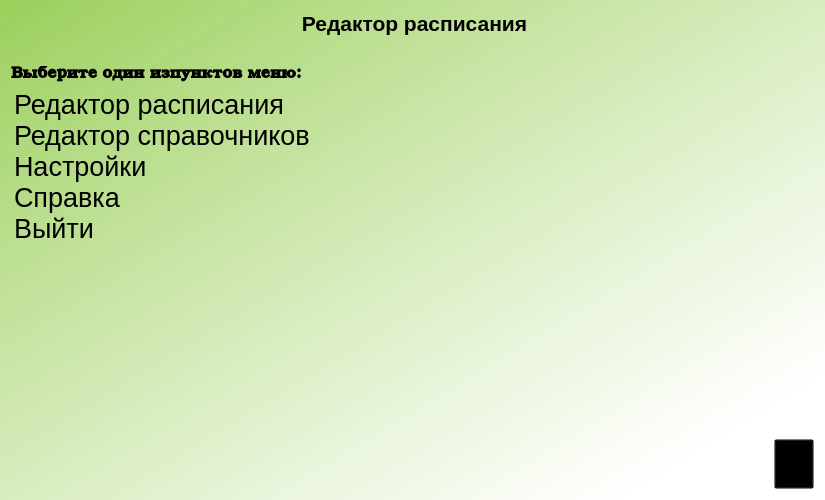
<?xml version="1.0" encoding="UTF-8"?>
<ui version="4.0">
 <class>MainWindow</class>
 <widget class="QDialog" name="MainWindow">
  <property name="enabled">
   <bool>true</bool>
  </property>
  <property name="geometry">
   <rect>
    <x>0</x>
    <y>0</y>
    <width>825</width>
    <height>500</height>
   </rect>
  </property>
  <property name="minimumSize">
   <size>
    <width>825</width>
    <height>500</height>
   </size>
  </property>
  <property name="maximumSize">
   <size>
    <width>15000</width>
    <height>15000</height>
   </size>
  </property>
  <property name="windowTitle">
   <string>Редактор расписания</string>
  </property>
  <property name="autoFillBackground">
   <bool>false</bool>
  </property>
  <property name="styleSheet">
   <string notr="true">background-color:qlineargradient(spread:pad, x1:0.933, y1:0.926136, x2:0, y2:0, stop:0.0571429 rgba(255, 255, 255, 255), stop:1 rgba(150, 205, 83, 202));</string>
  </property>
  <layout class="QGridLayout" name="gridLayout">
   <item row="3" column="0" rowspan="2">
    <widget class="QListWidget" name="FunctionsLW">
     <property name="sizePolicy">
      <sizepolicy hsizetype="Expanding" vsizetype="Expanding">
       <horstretch>1</horstretch>
       <verstretch>1</verstretch>
      </sizepolicy>
     </property>
     <property name="minimumSize">
      <size>
       <width>410</width>
       <height>400</height>
      </size>
     </property>
     <property name="maximumSize">
      <size>
       <width>1000</width>
       <height>800</height>
      </size>
     </property>
     <property name="styleSheet">
      <string notr="true">background:transparent;</string>
     </property>
     <property name="frameShape">
      <enum>QFrame::NoFrame</enum>
     </property>
     <property name="verticalScrollBarPolicy">
      <enum>Qt::ScrollBarAlwaysOff</enum>
     </property>
     <property name="horizontalScrollBarPolicy">
      <enum>Qt::ScrollBarAlwaysOff</enum>
     </property>
     <property name="iconSize">
      <size>
       <width>40</width>
       <height>40</height>
      </size>
     </property>
     <property name="spacing">
      <number>10</number>
     </property>
     <item>
      <property name="text">
       <string>Редактор расписания</string>
      </property>
      <property name="font">
       <font>
        <pointsize>20</pointsize>
       </font>
      </property>
      <property name="icon">
       <iconset resource="ImageResourses.qrc">
        <normaloff>:/images/Edit.png</normaloff>:/images/Edit.png</iconset>
      </property>
      <property name="flags">
       <set>ItemIsSelectable|ItemIsUserCheckable|ItemIsEnabled</set>
      </property>
     </item>
     <item>
      <property name="text">
       <string>Редактор справочников</string>
      </property>
      <property name="font">
       <font>
        <pointsize>20</pointsize>
       </font>
      </property>
      <property name="icon">
       <iconset resource="ImageResourses.qrc">
        <normaloff>:/images/dictionary.png</normaloff>:/images/dictionary.png</iconset>
      </property>
     </item>
     <item>
      <property name="text">
       <string>Настройки</string>
      </property>
      <property name="font">
       <font>
        <pointsize>20</pointsize>
       </font>
      </property>
      <property name="icon">
       <iconset resource="ImageResourses.qrc">
        <normaloff>:/images/settings.png</normaloff>:/images/settings.png</iconset>
      </property>
     </item>
     <item>
      <property name="text">
       <string>Справка</string>
      </property>
      <property name="font">
       <font>
        <pointsize>20</pointsize>
       </font>
      </property>
      <property name="icon">
       <iconset resource="ImageResourses.qrc">
        <normaloff>:/images/information.png</normaloff>:/images/information.png</iconset>
      </property>
      <property name="flags">
       <set>ItemIsSelectable|ItemIsUserCheckable|ItemIsEnabled</set>
      </property>
     </item>
     <item>
      <property name="text">
       <string>Выйти</string>
      </property>
      <property name="font">
       <font>
        <pointsize>20</pointsize>
       </font>
      </property>
      <property name="icon">
       <iconset resource="ImageResourses.qrc">
        <normaloff>:/images/exit.png</normaloff>:/images/exit.png</iconset>
      </property>
      <property name="flags">
       <set>ItemIsSelectable|ItemIsUserCheckable|ItemIsEnabled</set>
      </property>
     </item>
    </widget>
   </item>
   <item row="2" column="1" rowspan="2">
    <widget class="QLabel" name="Description_l">
     <property name="sizePolicy">
      <sizepolicy hsizetype="Preferred" vsizetype="Fixed">
       <horstretch>0</horstretch>
       <verstretch>0</verstretch>
      </sizepolicy>
     </property>
     <property name="minimumSize">
      <size>
       <width>400</width>
       <height>300</height>
      </size>
     </property>
     <property name="maximumSize">
      <size>
       <width>15000</width>
       <height>300</height>
      </size>
     </property>
     <property name="font">
      <font>
       <family>Comic Sans MS</family>
       <pointsize>12</pointsize>
       <weight>50</weight>
       <bold>false</bold>
      </font>
     </property>
     <property name="styleSheet">
      <string notr="true">background:transparent;</string>
     </property>
     <property name="text">
      <string/>
     </property>
     <property name="wordWrap">
      <bool>true</bool>
     </property>
    </widget>
   </item>
   <item row="1" column="0">
    <spacer name="verticalSpacer">
     <property name="orientation">
      <enum>Qt::Vertical</enum>
     </property>
     <property name="sizeHint" stdset="0">
      <size>
       <width>20</width>
       <height>40</height>
      </size>
     </property>
    </spacer>
   </item>
   <item row="0" column="0" colspan="2">
    <widget class="QLabel" name="MainInscription_l">
     <property name="sizePolicy">
      <sizepolicy hsizetype="Minimum" vsizetype="Minimum">
       <horstretch>0</horstretch>
       <verstretch>0</verstretch>
      </sizepolicy>
     </property>
     <property name="minimumSize">
      <size>
       <width>807</width>
       <height>0</height>
      </size>
     </property>
     <property name="font">
      <font>
       <family>Ubuntu</family>
       <pointsize>16</pointsize>
       <weight>75</weight>
       <italic>false</italic>
       <bold>true</bold>
      </font>
     </property>
     <property name="styleSheet">
      <string notr="true">background:transparent;</string>
     </property>
     <property name="text">
      <string>Редактор расписания</string>
     </property>
     <property name="alignment">
      <set>Qt::AlignCenter</set>
     </property>
    </widget>
   </item>
   <item row="4" column="1" alignment="Qt::AlignRight">
    <widget class="QPushButton" name="RunDialogBt">
     <property name="enabled">
      <bool>false</bool>
     </property>
     <property name="sizePolicy">
      <sizepolicy hsizetype="Minimum" vsizetype="Minimum">
       <horstretch>1</horstretch>
       <verstretch>0</verstretch>
      </sizepolicy>
     </property>
     <property name="maximumSize">
      <size>
       <width>70</width>
       <height>50</height>
      </size>
     </property>
     <property name="styleSheet">
      <string notr="true">background:transparent;</string>
     </property>
     <property name="text">
      <string/>
     </property>
     <property name="icon">
      <iconset resource="ImageResourses.qrc">
       <normaloff>:/images/begin.png</normaloff>:/images/begin.png</iconset>
     </property>
     <property name="iconSize">
      <size>
       <width>50</width>
       <height>50</height>
      </size>
     </property>
    </widget>
   </item>
   <item row="2" column="0">
    <widget class="QLabel" name="Functions_l">
     <property name="font">
      <font>
       <family>URW Bookman L</family>
       <pointsize>12</pointsize>
       <weight>75</weight>
       <bold>true</bold>
      </font>
     </property>
     <property name="styleSheet">
      <string notr="true">background:transparent;</string>
     </property>
     <property name="text">
      <string>Выберите один изпунктов меню:</string>
     </property>
    </widget>
   </item>
  </layout>
 </widget>
 <resources>
  <include location="ImageResourses.qrc"/>
 </resources>
 <connections/>
</ui>
